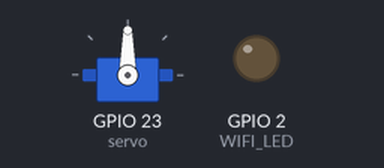
The sketch below on a simulated ESP32. Shown: servo, output pins drawn as LEDs (lit = HIGH). WiFi joins after 1.5 s; servers stay silent unless stated; what the sketch prints to the serial monitor is not drawn.

Above: at 0.1 s.
At 1.6 s:
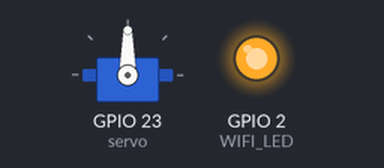
At 20.1 s:
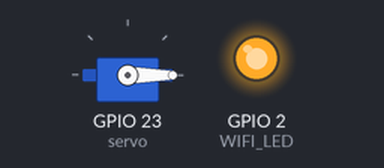
At 38.1 s:
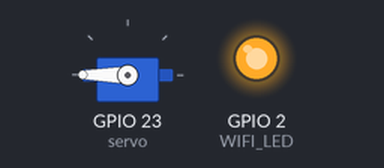
Timing chart, 0 to 39.6 s (numbered marks = the images above):
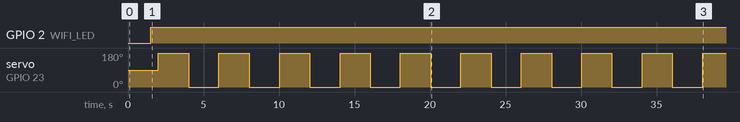

Measured:
- by itself, GPIO 2 (WIFI_LED): LOW → HIGH at 1.5 s
- by itself, servo on GPIO 23 (servo): alternates 180° for 2.0 s and 0° for 2.0 s

The sketch:

multithreads.ino
```cpp
#include <WiFi.h>
#include <ESP32Servo.h>

#define MAX_LISTENERS 10
#define WIFI_LED 2

TaskHandle_t WifiTask;

typedef void (*Callable)();

typedef struct {
  Callable function;
  int interval;
  int execute;
  bool repeat;
} Schedule;

Schedule schedules[MAX_LISTENERS];

Servo servo;

void setup() {
  Serial.begin(115200);
  Serial.println("Initializing");

  pinMode(WIFI_LED, OUTPUT);
  servo.attach(23);

  addSchedule(teste, 1, true);
  //Serial.println("Executing in 5s");

  //addSchedule(move180, 10, true);
  addSchedule(move, 2, true);

  xTaskCreatePinnedToCore(wifiHandler, "wifiHandler", 4096, NULL, 1, &WifiTask, 0);
}


void loop() {
  schedule();
  delay(10);
}

bool enabled = false;
void move () {
  servo.write((enabled = !enabled) ? 180 : 0);
}


void wifiHandler (void * parameter ) {
  Serial.print("Conectando-se ao Wi-Fi");
  WiFi.begin("Wokwi-GUEST", "", 6);

  while (WiFi.status() != WL_CONNECTED) {
    delay(100);
    Serial.print(".");
  }
  Serial.println(" Conectado!");

  while (true) {
    switch (WiFi.status()) {
      case WL_CONNECTED:
        digitalWrite(WIFI_LED, HIGH);
        break;
      case WL_NO_SSID_AVAIL:
        Serial.println(F("Rede não encontrada"));
        break;
      case WL_CONNECT_FAILED:
      case WL_CONNECTION_LOST:
      case WL_DISCONNECTED:
        digitalWrite(WIFI_LED, LOW);
        Serial.println(F("Reconectando..."));
        WiFi.reconnect();
        break;
      default:
        Serial.println(F("Rede ociosa..."));
        break;
    }
    delay(10);
  }
}

void teste () {
  Serial.println("Agora são: " + String(millis()) + "...");
}

void addSchedule (Callable function, int interval, bool repeat) {
  const int now = millis();
  const Schedule newSchedule = {function, interval, (interval * 1000) + now, repeat};

  for (int i = 0; i < MAX_LISTENERS; i++) {
    const Schedule currentSchedule = schedules[i];

    if(currentSchedule.interval == 0 || currentSchedule.execute <= now) {
      schedules[i] = newSchedule;
      return;
    }
  }
}

void schedule () {
  int now = millis();

  for (int i = 0; i < MAX_LISTENERS; i++) {
    const Schedule currentSchedule = schedules[i];
    if(currentSchedule.interval && currentSchedule.execute <= now) {
      currentSchedule.function();
      if(currentSchedule.repeat) {
        addSchedule(
          currentSchedule.function,
          currentSchedule.interval,
          currentSchedule.repeat
        );
        return;
      }
      schedules[i] = {0,0,0,0};
    }
  }
}
```
